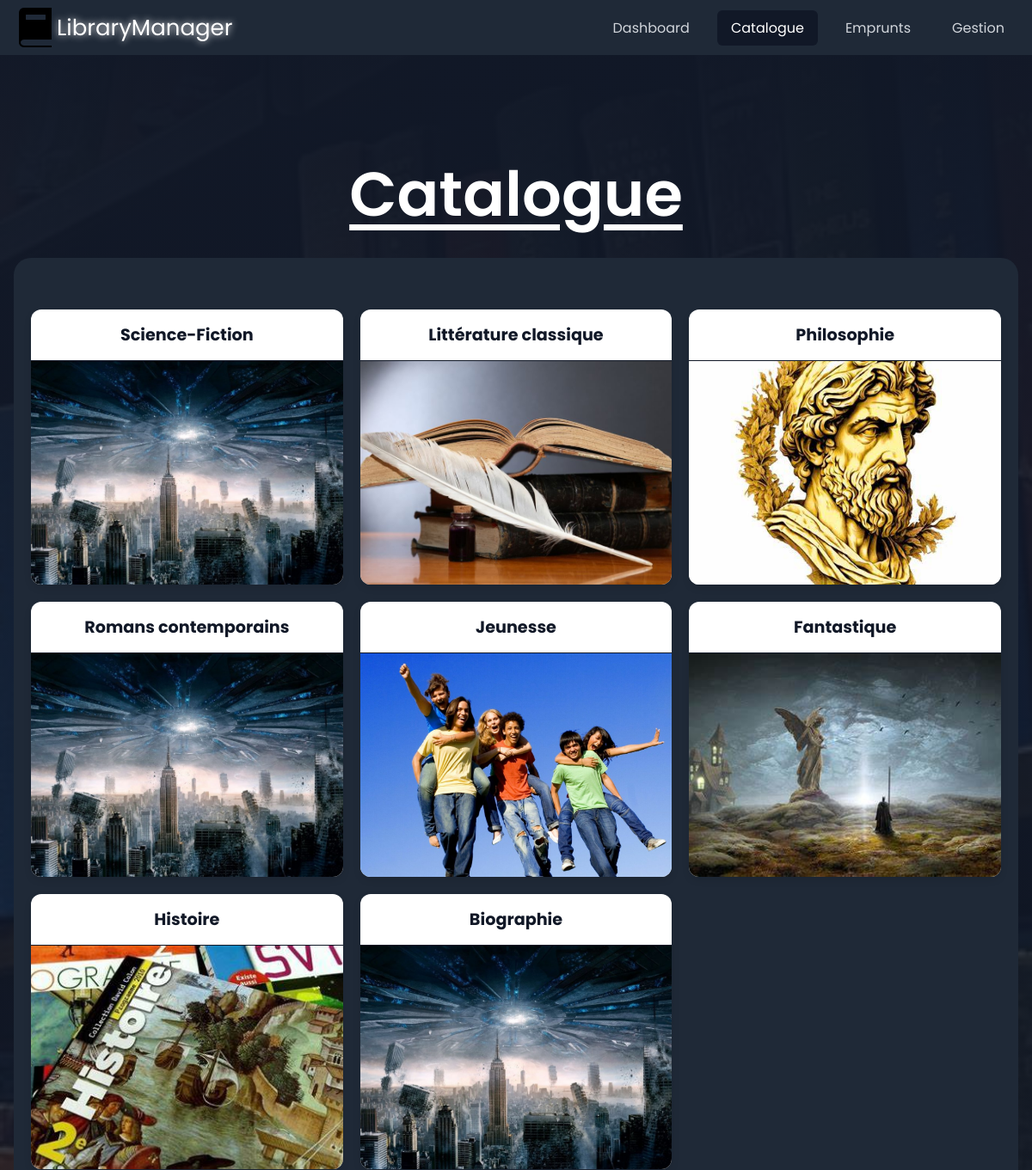
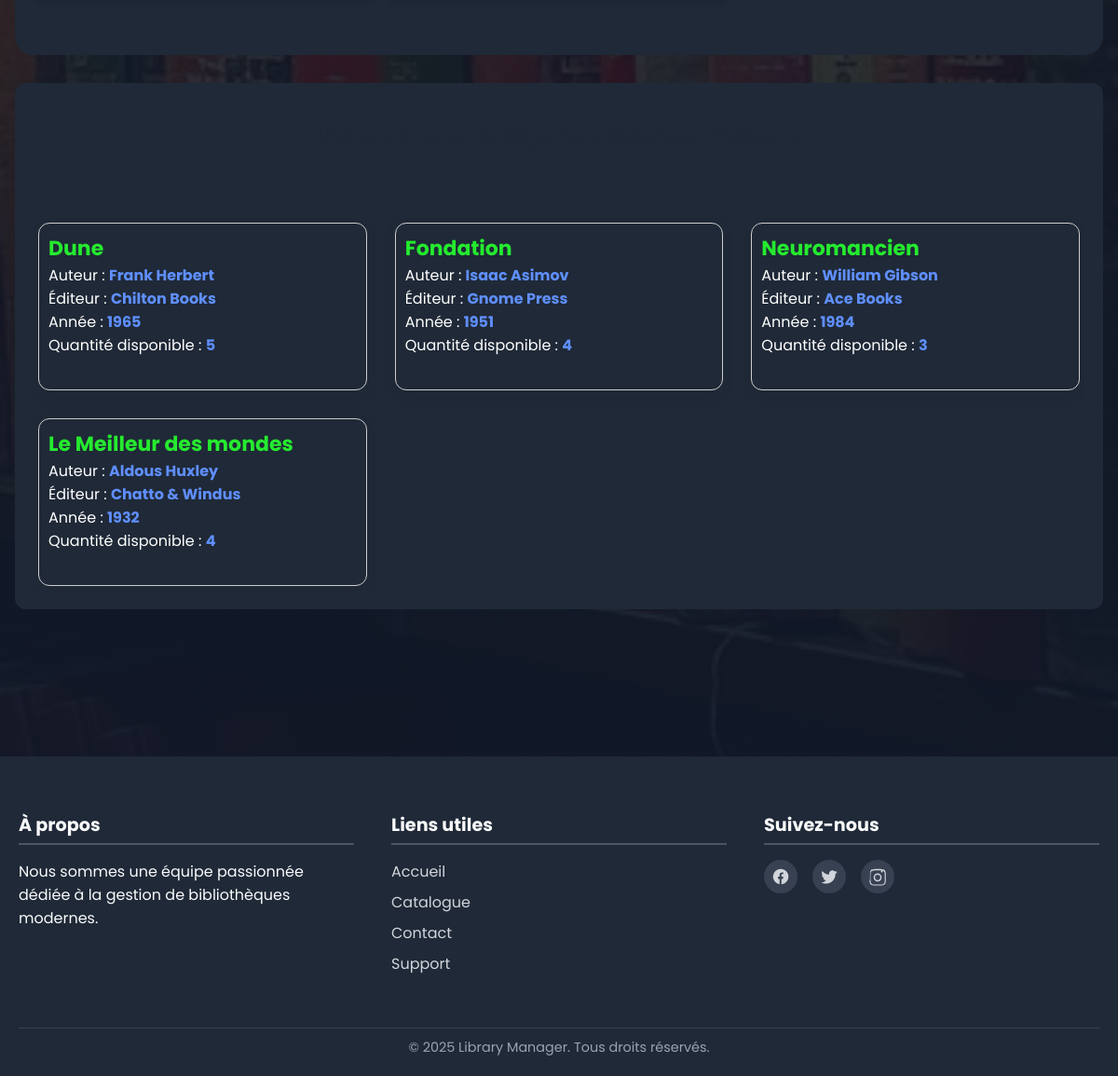
Page /views/catalogue.php?id_categorie=1 on the committed database (2 pictures, top to bottom).
### tables this page shows
CREATE TABLE categories (
    id_categorie INT AUTO_INCREMENT PRIMARY KEY,
    nom_categorie VARCHAR(100) NOT NULL UNIQUE,
    image VARCHAR(255)
);

CREATE TABLE livres (
    id_livre INT PRIMARY KEY AUTO_INCREMENT,
    titre VARCHAR(255) NOT NULL,
    auteur VARCHAR(255) NOT NULL,
    editeur VARCHAR(255),
    annee YEAR,
    isbn VARCHAR(20) UNIQUE,
    quantite_total INT NOT NULL,
    id_categorie INT,
    FOREIGN KEY (id_categorie) REFERENCES categories(id_categorie)
);

### views/catalogue.php (the view, shortened to what this page needs)
<?php
$pdo = new PDO('mysql:host=localhost;dbname=bib;charset=utf8', 'root', '');
$pdo->setAttribute(PDO::ATTR_ERRMODE, PDO::ERRMODE_EXCEPTION);
$query = $pdo->query("SELECT * FROM categories");
$categories = $query->fetchAll(PDO::FETCH_ASSOC);
$categories = $pdo->query("SELECT * FROM categories")->fetchAll(PDO::FETCH_ASSOC);
$livres = [];
if (isset($_GET['id_categorie'])) {
  $stmt = $pdo->prepare("SELECT * FROM livres WHERE id_categorie = :id");
  $stmt->execute([':id' => $_GET['id_categorie']]);
  $livres = $stmt->fetchAll(PDO::FETCH_ASSOC);
}
?>
<!DOCTYPE html>
<html lang="en">
<head>
  <link rel="stylesheet" href="../resources/css/style.css">
</head>
<body>
  <?php include "../includes/header.php"; ?>
  <div class="section">
    <div class="container">
      <div class="header">
        <h2 class="title">Catalogue</h2>
        <section class="catalogue">
          <div class="grid">
            <?php foreach ($categories as $cat): ?>
              <div class="card" onclick="window.location.href='?id_categorie=<?= $cat['id_categorie'] ?>#livres'">
                <h3><?= htmlspecialchars($cat['nom_categorie']) ?></h3>
                <?php if ($cat['image']): ?>
                  <img src="<?= htmlspecialchars($cat['image']) ?>" alt="Image catégorie" width="150">
                <?php endif; ?>
              </div>
            <?php endforeach; ?>
          </div>
        </section>
        <div class="livre-grid" id="livres">
          <?php if (!empty($livres)): ?>
            <h2>Livres dans la catégorie «
            </h2>
            <div class="livre-card">
              <?php foreach ($livres as $livre): ?>
                <div class="livre-items">
                  <strong><?= htmlspecialchars($livre['titre']) ?></strong><br>
                  Auteur : <b><?= htmlspecialchars($livre['auteur']) ?></b><br>
                  Éditeur : <b><?= htmlspecialchars($livre['editeur']) ?></b><br>
                  Année : <b><?= htmlspecialchars($livre['annee']) ?></b><br>
                  Quantité disponible : <b><?= htmlspecialchars($livre['quantite_total']) ?></b><br><br>
                </div>
              <?php endforeach; ?>
            </div>
          <?php endif; ?>
        </div>
      </div>
    </div>
  </div>
  <?php include '../includes/footer.php'; ?>
</body>
</html>

### resources/css/style.css (style rules this page uses)
body { margin: 0; font-family: poppins; background-color: #1f2937; color: white; }
.section { position: relative; overflow: hidden; padding-top: 3rem; padding-bottom: 8rem; background-image: linear-gradient(rgb(17, 24, 39), rgba(17, 24, 39, 0.85), rgb(17, 24, 39)), url('../images/background.jpg'); backdrop-filter: blur(15px); background-repeat: no-repeat; background-size: cover; background-position: center; background-attachment: fixed }
.title { font-size: 3rem; font-weight: 600; color: white; }
@media (min-width: 640px) { .title { font-size: 4.5rem; } }
.catalogue { padding: 60px 20px; background-color: #1f2937; border-radius: 20px; text-align: center; font-family: sans-serif; }
.grid { display: grid; grid-template-columns: repeat(auto-fit, minmax(250px, 1fr)); gap: 20px; max-width: 1200px; margin: 0 auto; }
.card { background-color: white; border-radius: 12px; overflow: hidden; box-shadow: 0 4px 8px rgba(0, 0, 0, 0.1); transition: transform 0.3s ease, box-shadow 0.3s ease; cursor: pointer; }
.card img { width: 100%; height: 160px; object-fit: cover; }
.card h3 { margin: 15px 0; font-size: 1.2rem; color: #111827; }
h2 { font-size: rem; font-weight: 600; }
h2 { text-align: center; margin-bottom: 20px; color: #1f2937; text-decoration: underline; text-underline-offset: 10px; }

### views/catalogue.php (style rules this page uses)
.catalogue { padding: 60px 20px; background-color: #1f2937; border-radius: 20px; text-align: center; font-family: sans-serif; }
.grid { display: grid; grid-template-columns: repeat(auto-fit, minmax(300px, 1fr)); gap: 20px; max-width: 1200px; margin: 0 auto; }
.card { background-color: white; border-radius: 12px; overflow: hidden; display: flex; flex-direction: column; align-items: center; box-shadow: 0 4px 8px rgba(0, 0, 0, 0.1); transition: transform 0.3s ease, box-shadow 0.3s ease; cursor: pointer; }
.card img { width: 100%; height: 260px; border-top: 1px solid #111827; }
.card h3 { margin: 15px 0; font-size: 1.2rem; color: #111827; }
.livre-grid { display: flex; flex-direction: column; background-color: #1f2937; gap: 50px; border-radius: 12px; padding: 20px; max-width: 1200px; margin: 30px auto; }
.livre-card { border-radius: 12px; overflow: hidden; display: grid; grid-template-columns: repeat(auto-fit, minmax(300px, 1fr)); gap: 20px; transition: transform 0.3s ease, box-shadow 0.3s ease; cursor: pointer; }
.livre-items { border: 1px solid #ccc; margin: 5px; border-radius: 12px; padding: 10px; box-shadow: 0 4px 8px #1f2937; text-align: left; }
.livre-items strong { margin: 0; width: 300px; font-size: 22px; color: rgb(37, 235, 47); }
.livre-items b { color: rgb(95, 143, 255); }

### includes/header.php (style rules this page uses)
* { font-family: poppins; }
.container { transition: 0.3s ease-in-out, color 0.3s; max-width: 1200px; margin: 0 auto; padding: 0 1rem; }

### rows in the picture
categories: nom_categorie "Science-Fiction", image (picture)
categories: nom_categorie "Littérature classique", image (picture)
categories: nom_categorie "Philosophie", image (picture)
categories: nom_categorie "Romans contemporains", image (picture)
categories: nom_categorie "Jeunesse", image (picture)
categories: nom_categorie "Fantastique", image (picture)
categories: nom_categorie "Histoire", image (picture)
categories: nom_categorie "Biographie", image (picture)
livres: titre "Dune", auteur "Frank Herbert", editeur "Chilton Books", annee "1965", quantite_total "5"
livres: titre "Fondation", auteur "Isaac Asimov", editeur "Gnome Press", annee "1951", quantite_total "4"
livres: titre "Neuromancien", auteur "William Gibson", editeur "Ace Books", annee "1984", quantite_total "3"
livres: titre "Le Meilleur des mondes", auteur "Aldous Huxley", editeur "Chatto & Windus", annee "1932", quantite_total "4"
